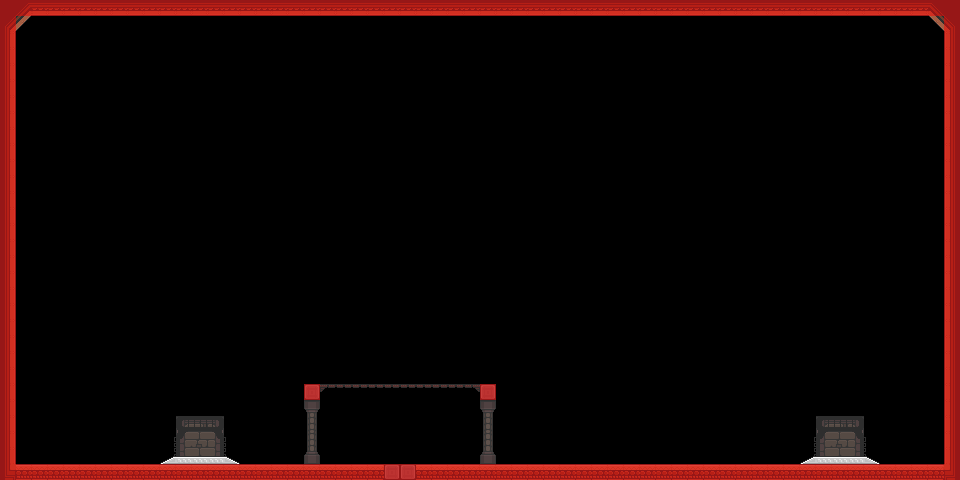

Tiled map render using the project's own tile images. Description and the map definition, with tile-layer contents summarised, below:
An orthogonal 60x30 tile map with 16x16 px tiles, 4 tile layers (background, middle, collision, foreground), 4 tilesets and 12 objects (5x trigger, 2x player, 2x launcher, background, jumpthru, ...).

<map version="1.10" tiledversion="1.12.2" orientation="orthogonal" renderorder="right-down" width="60" height="30" tilewidth="16" tileheight="16" infinite="0" nextlayerid="8" nextobjectid="22">
 <tileset firstgid="1" source="tilesets/warp-room.tsx" />
 <tileset firstgid="111" source="tilesets/meta.tsx" />
 <tileset firstgid="221" source="backgrounds/bg_00_warp_room.tsx" />
 <tileset firstgid="222" source="tilesets/dungeon.tsx" />
 <objectgroup id="7" name="background-objects">
  <object id="11" name="background" gid="221" x="16" y="464" width="928" height="448" />
 </objectgroup>
 <layer id="3" name="background" width="60" height="30">
  <properties>
   <property name="layer" value="background" />
  </properties>
  <data>[1800 cells, 28 non-empty, 14 distinct tile ids]</data>
 </layer>
 <layer id="1" name="middle" width="60" height="30">
  <properties>
   <property name="layer" value="world" />
  </properties>
  <data>[1800 cells, 180 non-empty, 15 distinct tile ids]</data>
 </layer>
 <objectgroup id="4" name="objects">
  <object id="6" name="player-1" type="player" gid="121" x="392" y="352" width="16" height="16" />
  <object id="8" name="launcher" type="launcher" gid="131" x="304" y="384" width="16" height="16">
   <properties>
    <property name="period" type="float" value="0.5" />
    <property name="xVel" type="int" value="-200" />
    <property name="yVel" type="int" value="500" />
   </properties>
  </object>
  <object id="9" name="launcher" type="launcher" gid="131" x="480" y="384" width="16" height="16">
   <properties>
    <property name="period" type="float" value="0.5" />
    <property name="xVel" type="int" value="200" />
    <property name="yVel" type="int" value="500" />
   </properties>
  </object>
  <object id="10" name="jumpthru" x="320" y="384">
   <polyline points="0,0 160,0" />
  </object>
  <object id="13" name="logger-left" type="trigger" gid="112" x="310" y="464" width="4" height="64" opacity="0.5" />
  <object id="16" name="logger-right" type="trigger" gid="112" x="486" y="464" width="4" height="64" opacity="0.5" />
  <object id="17" name="bouncer" type="trigger" gid="113" x="392" y="464" width="16" height="2" opacity="0.5">
   <properties>
    <property name="activation" propertytype="trigger_activation" value="center" />
    <property name="effect" propertytype="trigger_vals" value="bounce" />
    <property name="height" type="float" value="5" />
   </properties>
  </object>
  <object id="18" name="teleport-left" type="trigger" gid="114" x="184" y="456" width="32" height="20" opacity="0.5">
   <properties>
    <property name="activation" propertytype="trigger_activation" value="center" />
    <property name="dwell" type="float" value="0.3" />
    <property name="effect" propertytype="trigger_vals" value="teleport" />
    <property name="target" type="object" value="21" />
   </properties>
  </object>
  <object id="19" name="teleport-right" type="trigger" gid="114" x="824" y="456" width="32" height="20" opacity="0.5">
   <properties>
    <property name="activation" propertytype="trigger_activation" value="center" />
    <property name="dwell" type="float" value="0.3" />
    <property name="effect" propertytype="trigger_vals" value="teleport" />
    <property name="target" type="object" value="21" />
   </properties>
  </object>
  <object id="20" name="player-2" type="player" gid="121" x="624" y="448" width="16" height="16">
   <properties>
    <property name="number" propertytype="player_vals" value="2" />
   </properties>
  </object>
  <object id="21" name="teleport-target" type="marker" x="400" y="316">
   <point />
  </object>
 </objectgroup>
 <layer id="5" name="collision" width="60" height="30">
  <properties>
   <property name="collision" type="bool" value="true" />
  </properties>
  <data>[1800 cells, 178 non-empty, 1 distinct tile ids]</data>
 </layer>
 <layer id="2" name="foreground" width="60" height="30">
  <properties>
   <property name="layer" value="foreground" />
  </properties>
  <data>[1800 cells, 40 non-empty, 18 distinct tile ids]</data>
 </layer>
</map>
